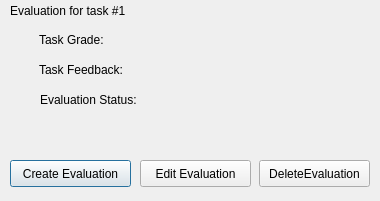
<?xml version="1.0" encoding="UTF-8"?>
<ui version="4.0">
 <class>SaveEvaluation</class>
 <widget class="QDialog" name="SaveEvaluation">
  <property name="geometry">
   <rect>
    <x>0</x>
    <y>0</y>
    <width>380</width>
    <height>201</height>
   </rect>
  </property>
  <property name="windowTitle">
   <string>Dialog</string>
  </property>
  <property name="modal">
   <bool>true</bool>
  </property>
  <widget class="QLabel" name="label">
   <property name="geometry">
    <rect>
     <x>39</x>
     <y>30</y>
     <width>81</width>
     <height>20</height>
    </rect>
   </property>
   <property name="text">
    <string>Task Grade:</string>
   </property>
  </widget>
  <widget class="QLabel" name="label_2">
   <property name="geometry">
    <rect>
     <x>39</x>
     <y>60</y>
     <width>101</width>
     <height>20</height>
    </rect>
   </property>
   <property name="text">
    <string>Task Feedback:</string>
   </property>
  </widget>
  <widget class="QLabel" name="label_3">
   <property name="geometry">
    <rect>
     <x>40</x>
     <y>90</y>
     <width>151</width>
     <height>20</height>
    </rect>
   </property>
   <property name="text">
    <string>Evaluation Status:</string>
   </property>
  </widget>
  <widget class="QPushButton" name="createEvaluation">
   <property name="geometry">
    <rect>
     <x>10</x>
     <y>160</y>
     <width>121</width>
     <height>27</height>
    </rect>
   </property>
   <property name="text">
    <string>Create Evaluation</string>
   </property>
  </widget>
  <widget class="QLabel" name="label_4">
   <property name="geometry">
    <rect>
     <x>10</x>
     <y>0</y>
     <width>191</width>
     <height>21</height>
    </rect>
   </property>
   <property name="text">
    <string>Evaluation for task #1</string>
   </property>
  </widget>
  <widget class="QPushButton" name="editEvaluation">
   <property name="geometry">
    <rect>
     <x>140</x>
     <y>160</y>
     <width>111</width>
     <height>27</height>
    </rect>
   </property>
   <property name="text">
    <string>Edit Evaluation</string>
   </property>
  </widget>
  <widget class="QPushButton" name="deleteEvaluation">
   <property name="geometry">
    <rect>
     <x>259</x>
     <y>160</y>
     <width>111</width>
     <height>27</height>
    </rect>
   </property>
   <property name="text">
    <string>DeleteEvaluation</string>
   </property>
  </widget>
  <widget class="QLabel" name="taskGrade">
   <property name="geometry">
    <rect>
     <x>120</x>
     <y>30</y>
     <width>60</width>
     <height>21</height>
    </rect>
   </property>
   <property name="text">
    <string/>
   </property>
  </widget>
  <widget class="QLabel" name="taskFeedback">
   <property name="geometry">
    <rect>
     <x>140</x>
     <y>60</y>
     <width>91</width>
     <height>21</height>
    </rect>
   </property>
   <property name="text">
    <string/>
   </property>
  </widget>
  <widget class="QLabel" name="evalStatus">
   <property name="geometry">
    <rect>
     <x>160</x>
     <y>90</y>
     <width>101</width>
     <height>21</height>
    </rect>
   </property>
   <property name="text">
    <string/>
   </property>
  </widget>
 </widget>
 <resources/>
 <connections/>
</ui>
